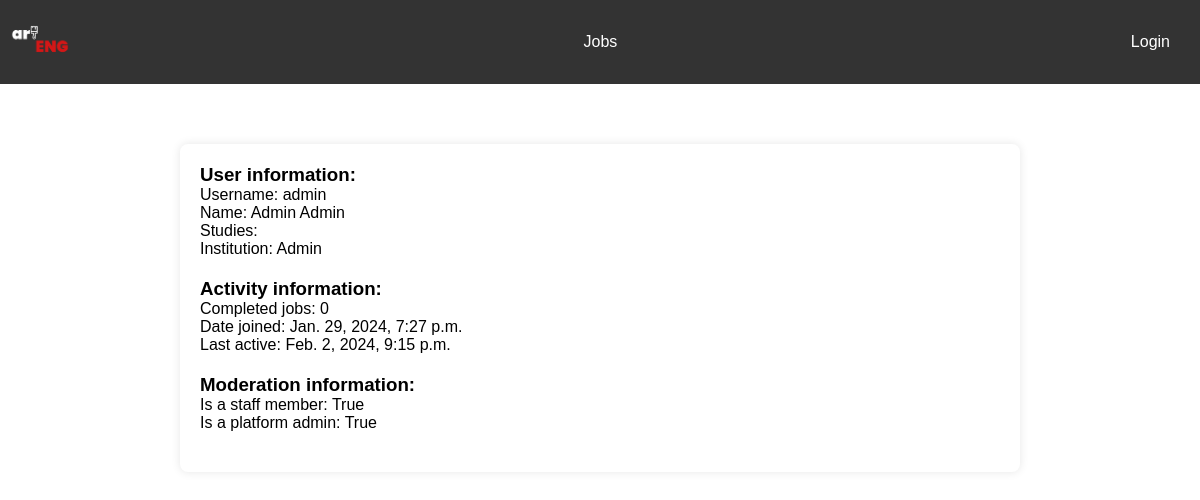
Page /profile/admin on the earlier database version.
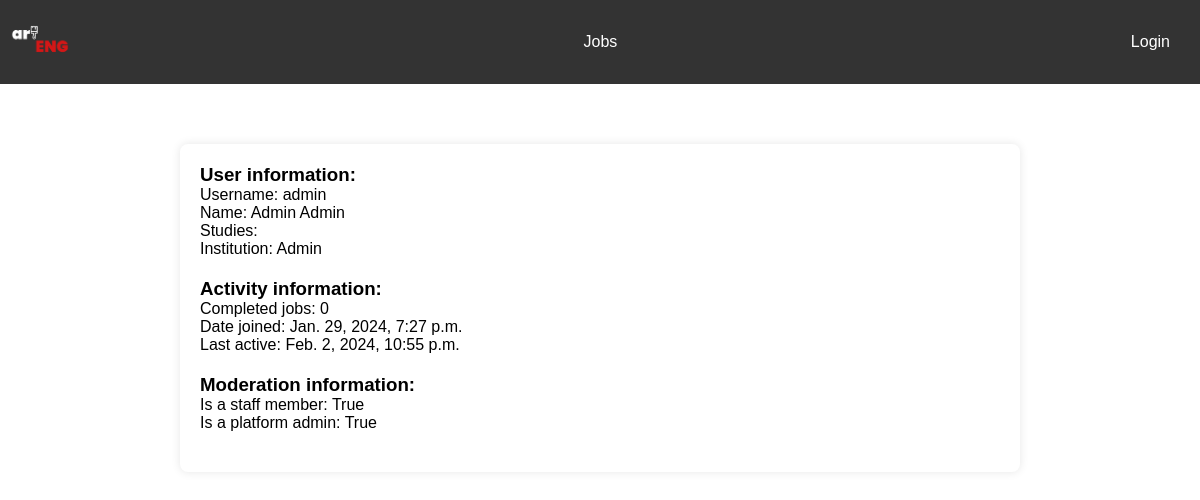
Same page on the later database version.
### jobs/models.py (models this page shows, shortened)
class Student(AbstractBaseUser, PermissionsMixin):
    TYPE_CHOICES = (
        ('art', 'Art Student'),
        ('engineering', 'Engineering Student'),
    )
    email = models.EmailField(unique=True)
    user_name = models.CharField(max_length=20, unique=True)
    balance = models.IntegerField(default=1000)
    USERNAME_FIELD = 'user_name'
    EMAIL_FIELD = 'email'
    REQUIRED_FIELDS = ['email']
    is_active = models.BooleanField(default=True)
    is_superuser = models.BooleanField(default=False)
    is_staff = models.BooleanField(default=False)
    date_joined = models.DateTimeField(default=timezone.now)
    last_login = models.DateTimeField(blank=True, null=True)
    first_name = models.CharField(max_length=30)
    last_name = models.CharField(max_length=30)
    institution = models.CharField(max_length=6)
    student_type = models.CharField(max_length=20, choices=TYPE_CHOICES)
    objects = CustomStudentManager()
    class Meta:
        verbose_name = 'Student'
        verbose_name_plural = 'Students'

### jobs/views.py (the view)
# urls.py: path('profile/<str:username>', profile, name='profile'),
def profile(request, username):
    student = get_object_or_404(Student, user_name=username)
    completed_jobs = Job.objects.filter(assigned_to=student, is_completed=True).count
    context = {
        'student': student,
        'completed_jobs': completed_jobs
    }
    return render(request, 'profile.html', context)

### jobs/templates/profile.html
{% extends "base.html" %}
{% block content %}
  <div class="profile-container">
    <div class="user-information">
      <h3>User information:</h3>
      <p>Username: {{student.user_name}}</p>
      <p>Name: {{student.first_name}} {{student.last_name}}</p>
      <p>Studies: {{user.student_type}}</p>
      <p>Institution: {{student.institution}}</p>
    </div>
    <div class="activity-information">
      <h3>Activity information:</h3>
      <p>Completed jobs: {{completed_jobs}}</p>
      <p>Date joined: {{student.date_joined}}</p>
      <p>Last active: {{student.last_login}}</p>
    </div>
    <div class="moderation-information">
      <h3>Moderation information:</h3>
      <p>Is a staff member: {{student.is_staff}}</p>
      <p>Is a platform admin: {{student.is_superuser}}</p>
    </div>
  </div>
{% endblock %}

Differences in the rows shown:
changed Student "admin": last_login "Feb. 2, 2024, 9:15 p.m." → "Feb. 2, 2024, 10:55 p.m."
